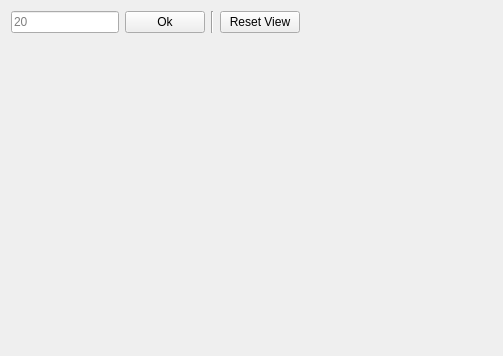
<?xml version="1.0" encoding="UTF-8"?>
<ui version="4.0">
 <class>Form</class>
 <widget class="QWidget" name="Form">
  <property name="geometry">
   <rect>
    <x>0</x>
    <y>0</y>
    <width>503</width>
    <height>356</height>
   </rect>
  </property>
  <property name="sizePolicy">
   <sizepolicy hsizetype="Expanding" vsizetype="Expanding">
    <horstretch>0</horstretch>
    <verstretch>0</verstretch>
   </sizepolicy>
  </property>
  <property name="windowTitle">
   <string>Form</string>
  </property>
  <layout class="QVBoxLayout" name="verticalLayout">
   <item>
    <layout class="QHBoxLayout" name="horizontalLayout">
     <item>
      <widget class="QLineEdit" name="numPtsEdit">
       <property name="sizePolicy">
        <sizepolicy hsizetype="Fixed" vsizetype="Fixed">
         <horstretch>0</horstretch>
         <verstretch>0</verstretch>
        </sizepolicy>
       </property>
       <property name="toolTip">
        <string>Number of Points to show</string>
       </property>
       <property name="placeholderText">
        <string>20</string>
       </property>
      </widget>
     </item>
     <item>
      <widget class="QPushButton" name="setNumPtsButton">
       <property name="text">
        <string>Ok</string>
       </property>
      </widget>
     </item>
     <item>
      <widget class="Line" name="line">
       <property name="orientation">
        <enum>Qt::Vertical</enum>
       </property>
      </widget>
     </item>
     <item>
      <widget class="QPushButton" name="resetViewButton">
       <property name="text">
        <string>Reset View</string>
       </property>
      </widget>
     </item>
     <item>
      <spacer name="horizontalSpacer_2">
       <property name="orientation">
        <enum>Qt::Horizontal</enum>
       </property>
       <property name="sizeHint" stdset="0">
        <size>
         <width>40</width>
         <height>20</height>
        </size>
       </property>
      </spacer>
     </item>
    </layout>
   </item>
   <item>
    <widget class="QWidget" name="widget" native="true">
     <property name="sizePolicy">
      <sizepolicy hsizetype="Expanding" vsizetype="Expanding">
       <horstretch>0</horstretch>
       <verstretch>0</verstretch>
      </sizepolicy>
     </property>
     <layout class="QVBoxLayout" name="verticalLayout_3"/>
    </widget>
   </item>
  </layout>
 </widget>
 <resources/>
 <connections>
  <connection>
   <sender>numPtsEdit</sender>
   <signal>returnPressed()</signal>
   <receiver>setNumPtsButton</receiver>
   <slot>click()</slot>
   <hints>
    <hint type="sourcelabel">
     <x>74</x>
     <y>23</y>
    </hint>
    <hint type="destinationlabel">
     <x>189</x>
     <y>23</y>
    </hint>
   </hints>
  </connection>
 </connections>
</ui>
